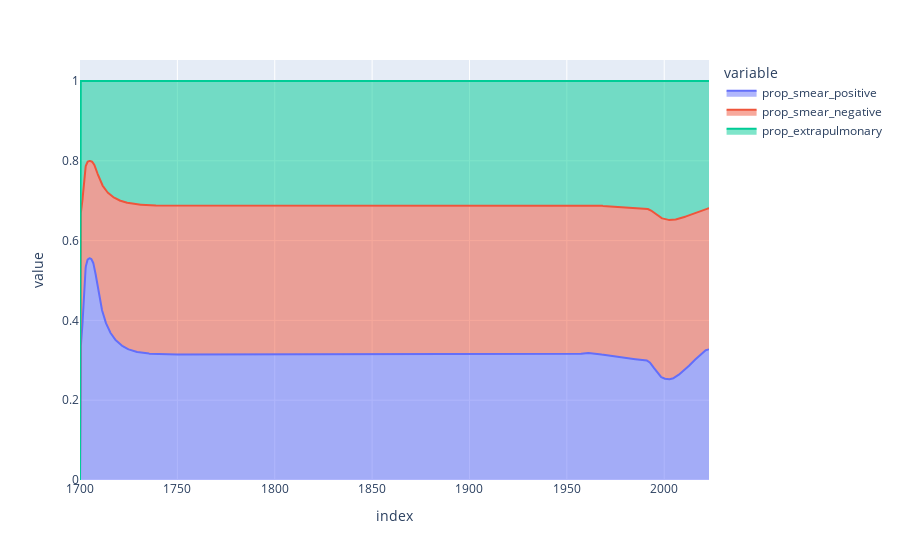

Notebook code for this chart:
### Code cell
derived_df_0[[f"prop_{organ_stratum}" for organ_stratum in organ_strata]].plot(kind="area")

### Figure 1 — Plotly figure (JSON) as saved in the notebook; plotly's stock layout.template omitted (floating-point values rounded to 4 significant figures; data arrays with more than 128 entries replaced by an {"elided": "..."} marker saying what was removed)
{"data": [{"fillpattern": {"shape": ""}, "hovertemplate": "variable=prop_smear_positive<br>index=%{x}<br>value=%{y}<extra></extra>", "legendgroup": "prop_smear_positive", "line": {"color": "#636efa"}, "marker": {"symbol": "circle"}, "mode": "lines", "name": "prop_smear_positive", "orientation": "v", "showlegend": true, "stackgroup": "1", "type": "scatter", "x": {"elided": "3231 float values"}, "xaxis": "x", "y": {"elided": "3231 float values"}, "yaxis": "y"}, {"fillpattern": {"shape": ""}, "hovertemplate": "variable=prop_smear_negative<br>index=%{x}<br>value=%{y}<extra></extra>", "legendgroup": "prop_smear_negative", "line": {"color": "#EF553B"}, "marker": {"symbol": "circle"}, "mode": "lines", "name": "prop_smear_negative", "orientation": "v", "showlegend": true, "stackgroup": "1", "type": "scatter", "x": {"elided": "3231 float values"}, "xaxis": "x", "y": {"elided": "3231 float values"}, "yaxis": "y"}, {"fillpattern": {"shape": ""}, "hovertemplate": "variable=prop_extrapulmonary<br>index=%{x}<br>value=%{y}<extra></extra>", "legendgroup": "prop_extrapulmonary", "line": {"color": "#00cc96"}, "marker": {"symbol": "circle"}, "mode": "lines", "name": "prop_extrapulmonary", "orientation": "v", "showlegend": true, "stackgroup": "1", "type": "scatter", "x": {"elided": "3231 float values"}, "xaxis": "x", "y": {"elided": "3231 float values"}, "yaxis": "y"}], "layout": {"legend": {"title": {"text": "variable"}, "tracegroupgap": 0}, "margin": {"t": 60}, "xaxis": {"anchor": "y", "domain": [0, 1], "title": {"text": "index"}}, "yaxis": {"anchor": "x", "domain": [0, 1], "title": {"text": "value"}}}}
